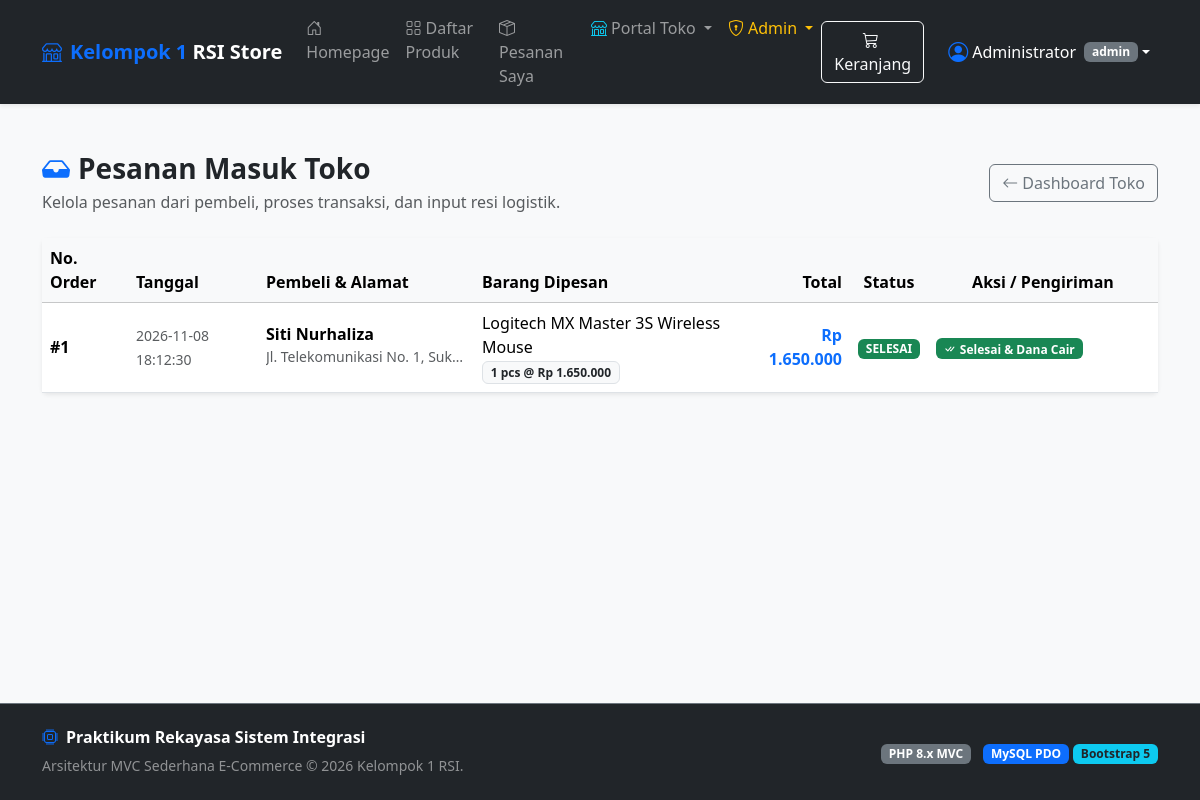
Screenshot of /toko/pesanan (signed in) with the database file from the repository.
### tables this page shows
CREATE TABLE `detail_pesanan` (
  `id_detail` INT AUTO_INCREMENT PRIMARY KEY,
  `id_pesanan` INT NOT NULL,
  `id_produk` INT NOT NULL,
  `harga_satuan` DECIMAL(12,2) NOT NULL,
  `jumlah` INT NOT NULL DEFAULT 1,
  CONSTRAINT `fk_detail_pesanan` FOREIGN KEY (`id_pesanan`) 
    REFERENCES `pesanan` (`id_pesanan`) ON DELETE CASCADE ON UPDATE CASCADE,
  CONSTRAINT `fk_detail_produk` FOREIGN KEY (`id_produk`) 
    REFERENCES `produk` (`id_produk`) ON DELETE RESTRICT ON UPDATE CASCADE
);

CREATE TABLE `pesanan` (
  `id_pesanan` INT AUTO_INCREMENT PRIMARY KEY,
  `id_user` INT NOT NULL,
  `alamat_pengiriman` TEXT NOT NULL,
  `status_pesanan` ENUM('menunggu_pembayaran', 'diproses', 'dikirim', 'selesai', 'dibatalkan') 
    NOT NULL DEFAULT 'menunggu_pembayaran',
  `tgl_pesanan` DATETIME NOT NULL DEFAULT CURRENT_TIMESTAMP,
  `total_harga` DECIMAL(12,2) NOT NULL DEFAULT 0.00,
  CONSTRAINT `fk_pesanan_user` FOREIGN KEY (`id_user`) 
    REFERENCES `user` (`id_user`) ON DELETE RESTRICT ON UPDATE CASCADE
);

CREATE TABLE `user` (
  `id_user` INT AUTO_INCREMENT PRIMARY KEY,
  `nama` VARCHAR(100) NOT NULL,
  `email` VARCHAR(100) NOT NULL UNIQUE,
  `password` VARCHAR(255) NOT NULL,
  `role` ENUM('pembeli', 'penjual', 'admin') NOT NULL DEFAULT 'pembeli',
  `tgl_daftar` DATETIME NOT NULL DEFAULT CURRENT_TIMESTAMP
);

CREATE TABLE `produk` (
  `id_produk` INT AUTO_INCREMENT PRIMARY KEY,
  `id_toko` INT NOT NULL,
  `nama_produk` VARCHAR(150) NOT NULL,
  `kategori` VARCHAR(100) NOT NULL,
  `harga` DECIMAL(12,2) NOT NULL,
  `stok` INT NOT NULL DEFAULT 0,
  `deskripsi` TEXT DEFAULT NULL,
  `gambar` VARCHAR(255) DEFAULT NULL,
  `created_at` DATETIME NOT NULL DEFAULT CURRENT_TIMESTAMP,
  CONSTRAINT `fk_produk_toko` FOREIGN KEY (`id_toko`) 
    REFERENCES `toko` (`id_toko`) ON DELETE CASCADE ON UPDATE CASCADE
);

### app/controllers/TokoController.php (called while the page is built, shortened)
<?php
class TokoController extends Controller
{
    private $tokoModel;
    private $orderModel;
    public function __construct()
    {
        $this->tokoModel = $this->model('TokoModel');
        $this->orderModel = $this->model('OrderModel');
    }
    private function getActiveTokoId()
    {
        $userId = $_SESSION['user']['id_user'];
        $toko = $this->tokoModel->getByUserId($userId);
        return $toko ? $toko['id_toko'] : 1;
    }
    public function pesanan()
    {
        $idToko = $this->getActiveTokoId();
        $toko = $this->tokoModel->getById($idToko);
        $pesananList = $this->orderModel->getPesananByToko($idToko);
        $data = [
            'title' => 'Kelola Pesanan Masuk',
            'toko' => $toko,
            'pesanan' => $pesananList
        ];
        $this->view('toko/pesanan_masuk', $data);
    }
}

### app/core/App.php (called while the page is built, shortened)
<?php
class App
{
    protected $method = 'index';
    public function __construct()
    {
        $url = $this->parseUrl();
        if (!empty($url[0])) {
            $controllerName = ucfirst(strtolower($url[0])) . 'Controller';
            if (file_exists(__DIR__ . '/../controllers/' . $controllerName . '.php')) {
                unset($url[0]);
            }
        }
        $this->controller = new $this->controller;
        if (isset($url[1])) {
            if (method_exists($this->controller, $url[1])) {
                $this->method = $url[1];
                unset($url[1]);
            }
        }
        $this->params = $url ? array_values($url) : [];
        call_user_func_array([$this->controller, $this->method], $this->params);
    }
    public function parseUrl()
    {
        if (isset($_GET['url']) && !empty($_GET['url'])) {
            $url = rtrim($_GET['url'], '/');
            $url = filter_var($url, FILTER_SANITIZE_URL);
            return explode('/', $url);
        }
        return [];
    }
}

### public/index.php (called while the page is built, shortened)
<?php
require_once __DIR__ . '/../app/core/App.php';
require_once __DIR__ . '/../app/core/Controller.php';
require_once __DIR__ . '/../app/core/Database.php';
$app = new App();

### app/core/Database.php (called while the page is built, shortened)
<?php
class Database
{
    private $host = DB_HOST;
    private $user = DB_USER;
    private $pass = DB_PASS;
    private $db_name = DB_NAME;
    private $dbh;
    private $stmt;
    public function __construct()
    {
        $dsn = 'mysql:host=' . $this->host . ';dbname=' . $this->db_name . ';charset=utf8mb4';
        $options = [
            PDO::ATTR_PERSISTENT => true,
            PDO::ATTR_ERRMODE => PDO::ERRMODE_EXCEPTION,
            PDO::ATTR_DEFAULT_FETCH_MODE => PDO::FETCH_ASSOC
        ];
        try {
            $this->dbh = new PDO($dsn, $this->user, $this->pass, $options);
        } catch (PDOException $e) {
            $this->error = $e->getMessage();
            $this->dbh = null;
        }
    }
    public function isConnected()
    {
        return $this->dbh !== null;
    }
    public function query($query)
    {
        $this->stmt = $this->dbh->prepare($query);
        return true;
    }
    public function bind($param, $value, $type = null)
    {
        if (is_null($type)) {
            switch (true) {
                case is_int($value):
                    $type = PDO::PARAM_INT;
                    break;
            }
        }
        $this->stmt->bindValue($param, $value, $type);
    }
    public function execute()
    {
        return $this->stmt->execute();
    }
    public function resultSet()
    {
        if (!$this->execute()) {
            return [];
        }
        return $this->stmt->fetchAll();
    }
    public function single()
    {
        if (!$this->execute()) {
            return null;
        }
        return $this->stmt->fetch();
    }
}

### app/models/OrderModel.php (called while the page is built, shortened)
<?php
class OrderModel
{
    protected $db;
    protected $table = 'pesanan';
    public function __construct()
    {
        $this->db = new Database();
    }
    public function getPesananByToko($idToko)
    {
        try {
            $this->db->query("SELECT p.id_pesanan, p.tgl_pesanan, p.status_pesanan, p.alamat_pengiriman,
                                     u.nama AS nama_pembeli,
                                     dp.id_produk, dp.jumlah, dp.harga_satuan, pr.nama_produk,
                                     pb.status_bayar,
                                     pg.no_resi, pg.status_kirim
                              FROM detail_pesanan dp
                              JOIN produk pr ON dp.id_produk = pr.id_produk
                              JOIN {$this->table} p ON dp.id_pesanan = p.id_pesanan
                              JOIN user u ON p.id_user = u.id_user
                              LEFT JOIN pembayaran pb ON p.id_pesanan = pb.id_pesanan
                              LEFT JOIN pengiriman pg ON (p.id_pesanan = pg.id_pesanan AND pg.id_toko = pr.id_toko)
                              WHERE pr.id_toko = :id_toko
                              ORDER BY p.id_pesanan DESC");
            $this->db->bind('id_toko', $idToko);
            return $this->db->resultSet();
        } catch (Exception $e) {
            return [];
        }
    }
}

### app/models/TokoModel.php (called while the page is built, shortened)
<?php
class TokoModel
{
    private $db;
    private $table = 'toko';
    public function __construct()
    {
        $this->db = new Database();
    }
    public function getById($id)
    {
        $this->db->query("SELECT t.*, u.nama AS nama_pemilik, u.email
                          FROM {$this->table} t
                          JOIN user u ON t.id_user = u.id_user
                          WHERE t.id_toko = :id");
        $this->db->bind('id', $id);
        return $this->db->single();
    }
    public function getByUserId($userId)
    {
        $this->db->query("SELECT * FROM {$this->table} WHERE id_user = :id_user");
        $this->db->bind('id_user', $userId);
        return $this->db->single();
    }
}

### app/views/toko/pesanan_masuk.php (the view, shortened to what this page needs)
<?php require_once __DIR__ . '/../templates/header.php'; ?>
<div class="container py-4">
    <div class="d-flex justify-content-between align-items-center mb-4">
        <div>
            <h3 class="fw-bold mb-1"><i class="bi bi-inbox-fill me-2 text-primary"></i>Pesanan Masuk Toko</h3>
            <p class="text-muted mb-0">Kelola pesanan dari pembeli, proses transaksi, dan input resi logistik.</p>
        </div>
        <a href="<?= BASE_URL ?>/toko" class="btn btn-outline-secondary">
            <i class="bi bi-arrow-left me-1"></i>Dashboard Toko
        </a>
    </div>
    <div class="card shadow-sm border-0">
        <div class="card-body p-0">
            <div class="table-responsive">
                <table class="table table-hover align-middle mb-0">
                    <thead class="table-light">
                        <tr>
                            <th>No. Order</th>
                            <th>Tanggal</th>
                            <th>Pembeli & Alamat</th>
                            <th>Barang Dipesan</th>
                            <th class="text-end">Total</th>
                            <th class="text-center">Status</th>
                            <th class="text-center" style="width: 230px;">Aksi / Pengiriman</th>
                        </tr>
                    </thead>
                    <tbody>
                        <?php if (empty($data['pesanan'])): ?>
                            <tr>
                                <td colspan="7" class="text-center py-5 text-muted">Belum ada pesanan masuk saat ini.</td>
                            </tr>
                        <?php else: ?>
                            <?php foreach ($data['pesanan'] as $pesanan): ?>
                                <?php
                                    $status = $pesanan['status_pesanan'];
                                    $badgeClass = 'bg-secondary';
                                    if ($status === 'menunggu_pembayaran') $badgeClass = 'bg-warning text-dark';
                                    elseif ($status === 'diproses') $badgeClass = 'bg-info text-dark';
                                    elseif ($status === 'dikirim') $badgeClass = 'bg-primary';
                                    elseif ($status === 'selesai') $badgeClass = 'bg-success';
                                ?>
                                <tr>
                                    <td class="fw-bold">#<?= htmlspecialchars($pesanan['id_pesanan']) ?></td>
                                    <td><small class="text-muted"><?= htmlspecialchars($pesanan['tgl_pesanan']) ?></small></td>
                                    <td>
                                        <div class="fw-bold"><?= htmlspecialchars($pesanan['nama_pembeli'] ?? 'Pembeli') ?></div>
                                        <small class="text-muted d-inline-block text-truncate" style="max-width: 200px;">
                                            <?= htmlspecialchars($pesanan['alamat_pengiriman']) ?>
                                        </small>
                                    </td>
                                    <td>
                                        <div><?= htmlspecialchars($pesanan['nama_produk']) ?></div>
                                        <small class="badge bg-light text-dark border"><?= htmlspecialchars($pesanan['jumlah']) ?> pcs @ Rp <?= number_format($pesanan['harga_satuan'], 0, ',', '.') ?></small>
                                    </td>
                                    <td class="text-end fw-bold text-primary">
                                        Rp <?= number_format($pesanan['jumlah'] * $pesanan['harga_satuan'], 0, ',', '.') ?>
                                    </td>
                                    <td class="text-center">
                                        <span class="badge <?= $badgeClass ?> text-uppercase"><?= str_replace('_', ' ', htmlspecialchars($status)) ?></span>
                                    </td>
                                    <td>
                                        <?php if ($status === 'menunggu_pembayaran'): ?>
                                            <span class="badge bg-light text-muted border">Menunggu Bayar</span>
                                        <?php elseif ($status === 'selesai'): ?>
                                            <span class="badge bg-success"><i class="bi bi-check-all me-1"></i>Selesai & Dana Cair</span>
                                        <?php endif; ?>
                                    </td>
                                </tr>
                            <?php endforeach; ?>
                        <?php endif; ?>
                    </tbody>
                </table>
            </div>
        </div>
    </div>
</div>
<?php require_once __DIR__ . '/../templates/footer.php'; ?>

### public/css/style.css (style rules this page uses)
body { font-family: system-ui, -apple-system, "Segoe UI", Roboto, "Helvetica Neue", Arial, sans-serif; color: #212529; }

### rows the page displays
detail_pesanan: id_pesanan.id_pesanan "1", id_pesanan.tgl_pesanan "2026-11-08 18:12:30", user.nama "Siti Nurhaliza", id_pesanan.alamat_pengiriman "Jl. Telekomunikasi No. 1, Suk…", id_produk.nama_produk "Logitech MX Master 3S Wireless Mouse", jumlah "1", harga_satuan "1.650.000", $pesanan['jumlah'] * $pesanan['harga_satuan'] "1.650.000", id_pesanan.status_pesanan "SELESAI"

### other values shown
$_SESSION['user']['nama'] "Administrator"
$_SESSION['user']['role'] "admin"
